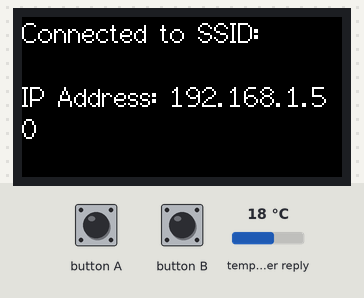
Simulated run of this sketch. Board: ESP32. Parts: 160×80 colour display. Inputs (shaded band) come from the test bench; at power-on: temperature in the weather reply 18 °C. WiFi joins after 1.5 s; servers stay silent unless stated; network time is answered at once with the bench clock; the local clock reads 2024-03-15 10:24:30 at power-on unless the sketch sets it; web services answer with replies made up by the test bench.

Above: at 1.8 s.
At 8.2 s:
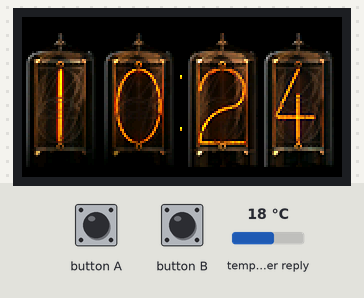
8.3 s: button A pressed for 0.25 s
At 10.4 s:
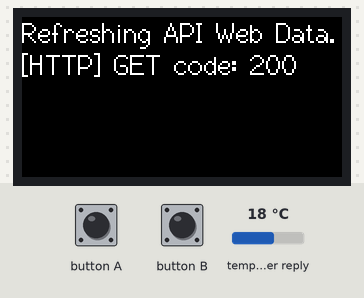
10.9 s: button A pressed for 3.2 s
At 12.5 s:
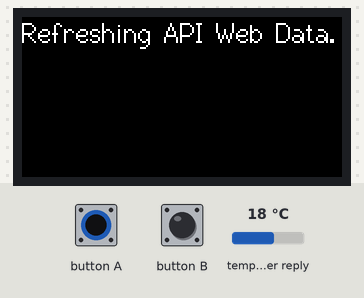
16.4 s: button A pressed for 1 s
Timing chart, 0 to 19.4 s (numbered marks = the images above; inputs shaded):
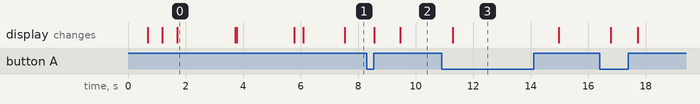

Measured:
- after the input at 8.3 s, the display: first changes after 0.26 s (image 2 shows a later state)
- after the input at 10.9 s, the display: changes after 0.39 s (image 3)
- what the display in image 0 shows lasts 2.0 s, from 1.7 s to 3.7 s

The sketch:

FXNode_Weather.ino
```cpp
#include <M5StickC.h>
#include <WiFi.h>
#include <WiFiUdp.h>
#include <HTTPClient.h>
#include <NTPClient.h>
#include <ArduinoJson.h>
#include "img_ico.c"
#include "img_clk.c"

#define TFT_ORANGE 0xFF8C
#define WiFi_ID_Size 1                // Total WiFi AP List to connect
#define Loop_Update 1000              // Time cycle for functions (except button click)
#define Screen_Update 10000           // Time cycle for screen display info
#define WebAPI_reload 1000 * 60 * 10  // 10 minutes reload

//Comodo Cert used at OpenWeather SSL.
const char* webcert = \
"-----BEGIN CERTIFICATE-----\n" \
"MIIDSjCCAjKgAwIBAgIQRK+wgNajJ7qJMDmGLvhAazANBgkqhkiG9w0BAQUFADA/\n" \
"MSQwIgYDVQQKExtEaWdpdGFsIFNpZ25hdHVyZSBUcnVzdCBDby4xFzAVBgNVBAMT\n" \
"DkRTVCBSb290IENBIFgzMB4XDTAwMDkzMDIxMTIxOVoXDTIxMDkzMDE0MDExNVow\n" \
"PzEkMCIGA1UEChMbRGlnaXRhbCBTaWduYXR1cmUgVHJ1c3QgQ28uMRcwFQYDVQQD\n" \
"Ew5EU1QgUm9vdCBDQSBYMzCCASIwDQYJKoZIhvcNAQEBBQADggEPADCCAQoCggEB\n" \
"AN+v6ZdQCINXtMxiZfaQguzH0yxrMMpb7NnDfcdAwRgUi+DoM3ZJKuM/IUmTrE4O\n" \
"rz5Iy2Xu/NMhD2XSKtkyj4zl93ewEnu1lcCJo6m67XMuegwGMoOifooUMM0RoOEq\n" \
"OLl5CjH9UL2AZd+3UWODyOKIYepLYYHsUmu5ouJLGiifSKOeDNoJjj4XLh7dIN9b\n" \
"xiqKqy69cK3FCxolkHRyxXtqqzTWMIn/5WgTe1QLyNau7Fqckh49ZLOMxt+/yUFw\n" \
"7BZy1SbsOFU5Q9D8/RhcQPGX69Wam40dutolucbY38EVAjqr2m7xPi71XAicPNaD\n" \
"aeQQmxkqtilX4+U9m5/wAl0CAwEAAaNCMEAwDwYDVR0TAQH/BAUwAwEB/zAOBgNV\n" \
"HQ8BAf8EBAMCAQYwHQYDVR0OBBYEFMSnsaR7LHH62+FLkHX/xBVghYkQMA0GCSqG\n" \
"SIb3DQEBBQUAA4IBAQCjGiybFwBcqR7uKGY3Or+Dxz9LwwmglSBd49lZRNI+DT69\n" \
"ikugdB/OEIKcdBodfpga3csTS7MgROSR6cz8faXbauX+5v3gTt23ADq1cEmv8uXr\n" \
"AvHRAosZy5Q6XkjEGB5YGV8eAlrwDPGxrancWYaLbumR9YbK+rlmM6pZW87ipxZz\n" \
"R8srzJmwN0jP41ZL9c8PDHIyh8bwRLtTcm1D9SZImlJnt1ir/md2cXjbDaJWFBM5\n" \
"JDGFoqgCWjBH4d1QB7wCCZAA62RjYJsWvIjJEubSfZGL+T0yjWW06XyxV3bqxbYo\n" \
"Ob8VZRzI9neWagqNdwvYkQsEjgfbKbYK7p2CNTUQ\n" \
"-----END CERTIFICATE-----\n";

const uint8_t* clocks[] = {
  vfd_35x67_0,vfd_35x67_1,vfd_35x67_2,vfd_35x67_3,vfd_35x67_4,
  vfd_35x67_5,vfd_35x67_6,vfd_35x67_7,vfd_35x67_8,vfd_35x67_9
};

const uint8_t* icons[] = {
  icon_01d, icon_01n, icon_02d, icon_02n, icon_03d, icon_03n,
  icon_04d, icon_04n, icon_09d, icon_09n, icon_10d, icon_10n,
  icon_11d, icon_11n, icon_13d, icon_13n, icon_50d, icon_50n
};

const char* icons_names[] = {
  "01d", "01n", "02d", "02n", "03d", "03n",
  "04d", "04n", "09d", "09n", "10d", "10n",
  "11d", "11n", "13d", "13n", "50d", "50n",
};

typedef struct {
  char* ssid;
  char* pass;
  char* host;
}WiFi_DataTypeDef;

WiFi_DataTypeDef WiFi_Data[WiFi_ID_Size];
int WiFi_Status = WL_IDLE_STATUS;
int WiFi_ID = 0;                // If you use multiple WiFi AP, you can chose the default from the list here.

typedef struct {
  const char* main;
  const char* description;
  const char* icon;
  float temp;
  float pressure;
  float humidity;
  float temp_min;
  float temp_max;
  float wind_speed;
  float wind_deg;
  float clouds_all;
}WeatherAPI_DataTypeDef;

WeatherAPI_DataTypeDef weatherAPI;
String weather_cityID = "";        // Your OpenWeather CityID. Example : 2267057 = Lisbon, PT
String weather_APIKEY = "";        // Your OpenWeather API Key
String weather_APIData = "";
StaticJsonDocument<1024> json_doc;

int displayMode = 1;
unsigned long display_Timer = 0;

RTC_TimeTypeDef RTC_TimeStruct;
unsigned long lastMinute = 0;

bool web_success = false;
bool btnDetected;
unsigned long m_Timer = 0;
unsigned long m_Timer_WebRefresh = 0;

//Miscellaneous / Not Used
int hallSensor = 0;

void setup() {
  M5.begin();
  M5.Lcd.setRotation(3);
  M5.Axp.ScreenBreath(10);

  ClearScreen();

  //Set WiFi AP Connections
  WiFi_Data[0].ssid = "";     // Your WiFi AP SSID
  WiFi_Data[0].pass = "";     // Your WiFi AP Password

  /*
  // You can add more WiFI AP SSID so the M5StickC can try to connect to different APs.
  // Change the WiFi_ID_Size to the total number of APs list. (example WiFi_ID_Size = 3)
  WiFi_Data[1].ssid = "";
  WiFi_Data[1].pass = "";

  WiFi_Data[2].ssid = "";
  WiFi_Data[2].pass = "";
  */

  //Connect to WiFi AP List
  while ( WiFi_Status != WL_CONNECTED ) {
    WiFi_Connect(WiFi_ID);
    if ( WiFi_Status == WL_CONNECT_FAILED ) {
      WiFi_ChangeID();
    }
  }

  //Update NTP DateTime
  UpdateNTP();

  M5.Lcd.setTextSize(1);

  m_Timer = millis();
  m_Timer_WebRefresh = m_Timer;
}

void loop() {
  //Refresh API Data
  if ( m_Timer_WebRefresh < millis() ) {
    WiFi_Status = WiFi.status();
    if ( WiFi_Status != WL_CONNECTED) {
      setup();
      return;
    }

    WebRefresh();
    m_Timer_WebRefresh = millis() + WebAPI_reload;
    if ( web_success == true ) {
      ReadAPIData();
    }
  }

  //DisplayMode logic
  if ( m_Timer < millis() ) {
    if ( displayMode == 0 ) {
      M5.Rtc.GetTime(&RTC_TimeStruct);
      if (lastMinute != RTC_TimeStruct.Minutes ) {
        display_clock();
      }
    }
    if ( display_Timer < millis() ) {
      switch (displayMode) {
        case 0:
          display_weather();
          display_Timer = millis() + Screen_Update * 2;
          displayMode = 1;
          break;
        case 1:
          ClearScreen();
          display_clock();
          display_Timer = millis() + Screen_Update;
          displayMode = 0;
          break;
      }
    }
    m_Timer = millis() + Loop_Update;
  }

  M5.update();
  btnDetected = false;
  if (M5.BtnA.pressedFor(10) && btnDetected == false) {
    ClearScreen();
    M5.Lcd.println("Refreshing API Web Data.");
    m_Timer_WebRefresh = 0;
    btnDetected = true;
    delay(500);
  }

  CheckMillisReset();
  hallSensor = hallRead();
  delay(200);
}

void display_weather() {
  ClearScreen();

  M5.Lcd.setTextColor( TFT_ORANGE , TFT_BLACK);
  M5.Lcd.drawString(String(round(weatherAPI.temp), 0), 46, 8, 7);

  M5.Lcd.drawString(weatherAPI.main, 6, 1, 2);
  M5.Lcd.pushImage( 2, 17, 42, 42, (uint16_t *)icons[getIndexByKey(weatherAPI.icon)]);
  M5.Lcd.drawString(weatherAPI.description, 2, 62, 2);

  M5.Lcd.drawFastVLine(110, 0, 80, TFT_WHITE);
  M5.Lcd.drawFastVLine(110, 0, 81, TFT_WHITE);

  M5.Lcd.drawString("Mi", 114, 0, 2);
  M5.Lcd.drawString("Ma", 114, 16, 2);
  M5.Lcd.drawString("Hu", 114, 32, 2);
  M5.Lcd.drawString("Wn", 114, 48, 2);
  M5.Lcd.drawString("Cl", 114, 64, 2);

  M5.Lcd.drawString(String(round(weatherAPI.temp_min), 0), 136, 0, 2);
  M5.Lcd.drawString(String(round(weatherAPI.temp_max), 0), 136, 16, 2);
  M5.Lcd.drawString(String(round(weatherAPI.humidity), 0), 136, 32, 2);
  M5.Lcd.drawString(String(round(weatherAPI.wind_speed), 0), 136, 48, 2);
  M5.Lcd.drawString(String(round(weatherAPI.clouds_all), 0), 136, 64, 2);

  M5.Lcd.setTextColor(TFT_WHITE, TFT_BLACK);
}

int getIndexByKey( const char * key ) {
  for ( uint8_t i = 0; i < sizeof( icons_names ) / sizeof( char * ); i++ ) {
    if ( !strcmp( key, icons_names[i] ) ) {
      return i;
    }
  };
  return -1;
}

void display_clock(){
  M5.Rtc.GetTime(&RTC_TimeStruct);
  int h1 = int(RTC_TimeStruct.Hours / 10 );
  int h2 = int(RTC_TimeStruct.Hours - h1*10 );
  int i1 = int(RTC_TimeStruct.Minutes / 10 );
  int i2 = int(RTC_TimeStruct.Minutes - i1*10 );
  int s1 = int(RTC_TimeStruct.Seconds / 10 );
  int s2 = int(RTC_TimeStruct.Seconds - s1*10 );

  M5.Lcd.pushImage(  2,8,35,67, (uint16_t *)clocks[h1]);
  M5.Lcd.pushImage( 41,8,35,67, (uint16_t *)clocks[h2]);
  M5.Lcd.drawPixel( 79,30, ORANGE); M5.Lcd.drawPixel( 79,56,ORANGE);
  M5.Lcd.drawPixel( 79,29, YELLOW); M5.Lcd.drawPixel( 79,55,YELLOW);
  M5.Lcd.pushImage( 83,8,35,67, (uint16_t *)clocks[i1]);
  M5.Lcd.pushImage(121,8,35,67, (uint16_t *)clocks[i2]);

  lastMinute = RTC_TimeStruct.Minutes;

  if ( s1 == 0 && s2 == 0 ){ fade();}
}

void fade(){
  for (int i=7;i<16;i++){M5.Axp.ScreenBreath(i);delay(25);}
  for (int i=15;i>7;i--){M5.Axp.ScreenBreath(i);delay(25);}
  M5.Axp.ScreenBreath(10);
}

void ReadAPIData() {
  //ClearScreen();

 // Deserialize the JSON document
  DeserializationError json_error = deserializeJson(json_doc, weather_APIData);

  // Test if parsing succeeds.
  if (json_error) {
    //M5.Lcd.println("Parsing failed...\n API Data error.");
    //M5.Lcd.println(json_error.c_str());
    //delay(2000);
    return;
  }

  JsonObject node;
  node = json_doc["weather"][0];
  weatherAPI.main = node["main"]; // "Clouds"
  weatherAPI.description = node["description"]; // "broken clouds"
  weatherAPI.icon = node["icon"]; // "04n"

  node = json_doc["main"];
  weatherAPI.temp = node["temp"]; // 18.52
  weatherAPI.pressure = node["pressure"]; // 1017
  weatherAPI.humidity = node["humidity"]; // 82
  weatherAPI.temp_min = node["temp_min"]; // 16.67
  weatherAPI.temp_max = node["temp_max"]; // 20
  weatherAPI.wind_speed = json_doc["wind"]["speed"]; // 5.1
  weatherAPI.wind_deg = json_doc["wind"]["deg"]; // 330
  weatherAPI.clouds_all = json_doc["clouds"]["all"]; // 75
}

void WebRefresh() {
  HTTPClient webclient;

  //ClearScreen();

  weather_APIData = "";
  web_success = false;
  webclient.setReuse(false);

  //TODO: expand to forecast?
  webclient.begin("http://api.openweathermap.org/data/2.5/weather?id=" + weather_cityID + "&units=metric&appid=" + weather_APIKEY);
  //For SSL Connection:
  //webclient.begin("https://api.openweathermap.org/data/2.5/weather?id=" + weather_cityID + "&units=metric&appid=" + weather_APIKEY, webcert);

  int httpCode = webclient.GET();
  if(httpCode > 0) {
    M5.Lcd.printf("[HTTP] GET code: %d\n", httpCode);

    // file found at server
    if(httpCode == HTTP_CODE_OK) {
      weather_APIData = webclient.getString();
      web_success = true;
      //M5.Lcd.print(weather_APIData.c_str());
      //M5.Lcd.println();
    }
  } else {
    //M5.Lcd.printf("[HTTP] GET failed, error: %s\n", webclient.errorToString(httpCode).c_str());
    m_Timer_WebRefresh = millis() + 60000;
  }
  webclient.end();
}

void WiFi_Connect(int _WiFi_ID) {
  ClearScreen();
  M5.Lcd.print("Attempting to connect to SSID: ");
  M5.Lcd.println( WiFi_Data[_WiFi_ID].ssid );

  // WiFi.setTxPower( WIFI_POWER_19_5dBm );
  WiFi.setAutoConnect(true);
  WiFi.setAutoReconnect(true);

  // Connect to WPA/WPA2 network
  WiFi.disconnect(true);
  WiFi.begin( WiFi_Data[_WiFi_ID].ssid, WiFi_Data[_WiFi_ID].pass );

  // Connect to Wifi network
  WiFi_Status = WiFi.status();
  int loopcount = 0;
  while ( WiFi_Status != WL_CONNECTED) {
    M5.Lcd.print(".");

    if ( WiFi_Status == WL_NO_SSID_AVAIL || WiFi_Status == WL_CONNECT_FAILED ) {
      WiFi_Status = WL_CONNECT_FAILED;
      break;
    }

    if (loopcount > 100) {
      WiFi_Status = WL_CONNECT_FAILED;
      Serial.print("LoopCount > 100");
      break;
    }
    delay(500);
    WiFi_Status = WiFi.status();
  }

  // Connected to Wifi network
  if ( WiFi_Status == WL_CONNECTED ) {
    M5.Lcd.println("!");

    // print your WiFi shield's IP address:
    ClearScreen();
    M5.Lcd.println("Connected to SSID: ");
    M5.Lcd.println( WiFi_Data[_WiFi_ID].ssid );

    M5.Lcd.print("IP Address: ");
    M5.Lcd.println(WiFi.localIP());

    delay(2000);
  }
}

void WiFi_ChangeID() {
  // Switch WiFi AP auth
  WiFi_ID++;
  if ( WiFi_ID >= WiFi_ID_Size ) {
    WiFi_ID = 0;
  }
}

void UpdateNTP() {
// Define NTP Client to get time
WiFiUDP ntpUDP;
NTPClient timeClient(ntpUDP);

  ClearScreen();
  M5.Lcd.println("Updating Date and Time.");

  timeClient.begin();
  timeClient.setTimeOffset(3600); // GMT +1 = 3600

  while(!timeClient.update()) {
    timeClient.forceUpdate();
    M5.Lcd.print(".");
    delay(200);
  }

  // Extract date
  time_t rawtime = timeClient.getEpochTime();
  struct tm * ti;
  ti = localtime (&rawtime);
  uint16_t year = ti->tm_year + 1900;
  String yearStr = String(year);
  uint8_t month = ti->tm_mon + 1;
  String monthStr = month < 10 ? "0" + String(month) : String(month);
  uint8_t day = ti->tm_mday;
  String dayStr = day < 10 ? "0" + String(day) : String(day);

  ClearScreen();
  M5.Lcd.println("Internet:");
  M5.Lcd.print("DATE: ");
  M5.Lcd.printf("%02d/%02d/%04d\n", dayStr.toInt() , monthStr.toInt() , yearStr.toInt() );
  M5.Lcd.print("TIME: ");
  M5.Lcd.println(timeClient.getFormattedTime());
  delay(2000);

  ClearScreen();
  M5.Lcd.println("Saving: ");
  RTC_DateTypeDef myDate;
  myDate.Date = dayStr.toInt();
  myDate.Month = monthStr.toInt();
  myDate.Year = yearStr.toInt();
  myDate.WeekDay = timeClient.getDay();
  M5.Rtc.SetData(&myDate);
  delay(100);
  RTC_TimeTypeDef myTime;
  myTime.Hours = timeClient.getHours();
  myTime.Minutes = timeClient.getMinutes();
  myTime.Seconds = timeClient.getSeconds();
  M5.Rtc.SetTime(&myTime);
  delay(100);

  RTC_DateTypeDef myDate2;
  RTC_TimeTypeDef myTime2;
  M5.Rtc.GetData(&myDate2);
  M5.Rtc.GetTime(&myTime2);
  delay(100);

  M5.Rtc.GetBm8563Time();
  M5.Lcd.printf("%02d/%02d/%04d\n", myDate2.Date , myDate2.Month , myDate2.Year );
  M5.Lcd.printf("%02d:%02d:%02d\n", myTime2.Hours , myTime2.Minutes, myTime2.Seconds);
  M5.Lcd.println("Saved!");
  delay(1000);

  timeClient.end();
}

void ClearScreen() {
  M5.Lcd.fillScreen(BLACK);
  M5.Lcd.setCursor(0, 0, 2);
}

void CheckMillisReset() {
  // After 50 days the millys unsigned long overflow and returns to 0
  // this function check for it and if necessary reset all other timers.
  if ( millis() < 5000 ) {
    m_Timer = 0;
    m_Timer_WebRefresh = 0;
    display_Timer = 0;
  }
}
```

Source omitted: img_clk.c (data table, 285220 bytes), img_ico.c (data table, 385498 bytes)
